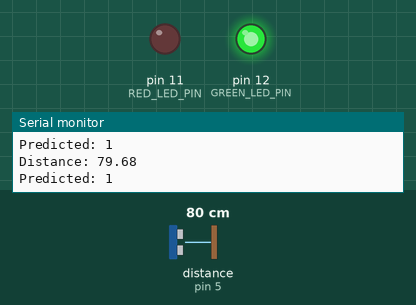
Bench run of a sketch on a simulated Arduino Uno, built with avr-gcc and run on an emulated ATmega328P. On the bench: output pins drawn as LEDs (lit = HIGH), the last lines printed to the serial monitor. Wiring (inferred from the names in the program): ultrasonic range finder: trigger pin 6; echo pin 5. The inputs (shaded band) are chosen by the test bench; at power-on: distance to the obstacle (sensor on pin 5) 80 cm. The echo pulse lasts 58.3 µs per cm; random numbers use the default seed unless the sketch sets one; pins used as bus, display or sensor lines are not drawn.

Above: at 1.8 s.
1.9 s: distance to the obstacle (sensor on pin 5) set to 151 cm
3.8 s: distance to the obstacle (sensor on pin 5) set to 157 cm
At 5.6 s:
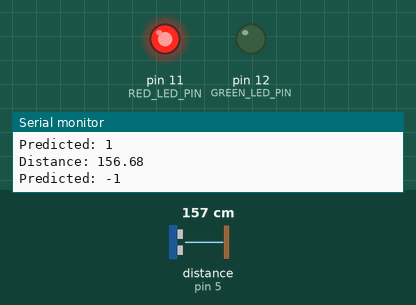
6.2 s: distance to the obstacle (sensor on pin 5) set to 2 cm
At 7.6 s:
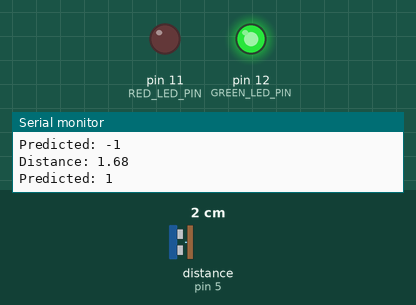
8.2 s: distance to the obstacle (sensor on pin 5) set to 250 cm
At 9.7 s:
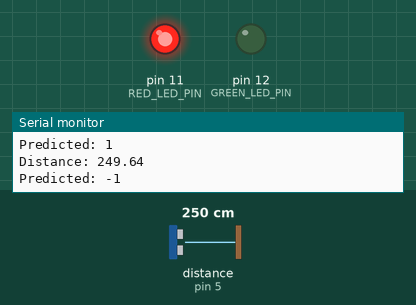
Timing chart, 0 to 11.2 s (numbered marks = the images above; inputs shaded):
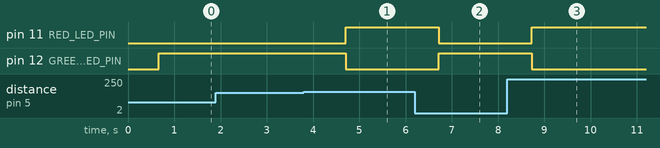

Measured:
- the behaviour switches between 153 and 154 cm on distance to the obstacle (sensor on pin 5) (found by bisection; images 0 and 1)
- after the input at 3.8 s, pin 11 (RED_LED_PIN): LOW → HIGH after 0.91 s; pin 12 (GREEN_LED_PIN): HIGH → LOW after 0.91 s
- after the input at 6.2 s, pin 11 (RED_LED_PIN): HIGH → LOW after 0.52 s; pin 12 (GREEN_LED_PIN): LOW → HIGH after 0.52 s
- after the input at 8.2 s, pin 11 (RED_LED_PIN): LOW → HIGH after 0.53 s; pin 12 (GREEN_LED_PIN): HIGH → LOW after 0.53 s

The sketch:

perceptron.ino
```cpp
#include "perceptron.h »
// Constant values
const int ECHO_PIN = 5;
const int TRIGGER_PIN = 6;
const int GREEN_LED_PIN = 12;
const int RED_LED_PIN = 11;
// Vars
float distance;
long time;
// Our perceptron
Perceptron perceptron(1);
// Train the perceptron
void train()
{
int distance_step = 5;
// Train for 160 epochs
for (int epoch = 0; epoch < 160; epoch++)
{
for (int d = 0; d < 340; d += distance_step)
{
perceptron.inputs[0] = d; // Set the input in the model
// Make a prediction
int predicted = perceptron.feed_forward();
if ((d <= 150 && predicted == -1) || (d > 150 && predicted == 1))
{
perceptron.train(-predicted, predicted);
}
}
}
}

void setup()
{
Serial.begin(115200);
// Set the pins
pinMode(TRIGGER_PIN, OUTPUT);
pinMode(ECHO_PIN, INPUT);
pinMode(GREEN_LED_PIN, OUTPUT);
pinMode(RED_LED_PIN, OUTPUT);
// Train the model before
train();
}
void loop()
{
// Send a pulse to activate the sensor
digitalWrite(TRIGGER_PIN, HIGH);
delayMicroseconds(10);
digitalWrite(TRIGGER_PIN, LOW);
// Measure response pulse
time = pulseIn(ECHO_PIN, HIGH)/2;
// d = v * t, Speed of sound = 343m/s
distance = float(time*0.0343);
Serial.print("Distance: ");
Serial.println(distance);
// Set the input in the model
perceptron.inputs[0] = distance;
// Classify
int predicted = perceptron.feed_forward();
Serial.print("Predicted: ");
Serial.println(predicted);
if (predicted == -1)
{
digitalWrite(GREEN_LED_PIN, LOW);
digitalWrite(RED_LED_PIN, HIGH);
}
else
{
digitalWrite(GREEN_LED_PIN, HIGH);
digitalWrite(RED_LED_PIN, LOW);
}
delay(1000);
}
```

Perceptron.h
```cpp
class Perceptron
{
public:
float* inputs;// Inputs vector
// Perceptron constructor
Perceptron(int ninputs) // int ninputs - number of inputs
{
alpha = 0.001;// Default learning rate
n = ninputs + 1;// Set the number of inputs
inputs = new float[n];// Asking for memory
weights = new float[n];// Bias
inputs[n - 1] = 1;
randomize();// Start with random weights
}
void randomize()// Random weights
{
for (int i = 0; i < n; i++)
{
weights[i] = (float) random(-1000, 1000) / 1000.0;
}
}
void train(int T, float predicted)// Training function
{
float error = T - predicted;
for (int i = 0; i < n; i++)
{
weights[i] += alpha*error*inputs[i];// Update weights
}
}
int feed_forward()// Forward function
{
float sum = 0.0;
for (int i = 0; i < n; i++)
{
sum += inputs[i]*weights[i];
}
return activate(sum);
}
private:
float* weights;// Random weights vector
int n;// Inputs number
float alpha;// Learning rate
int activate(float sum) // Activation function
{
return (sum >= 0) ? 1:-1;// Signum function
}
};
```
